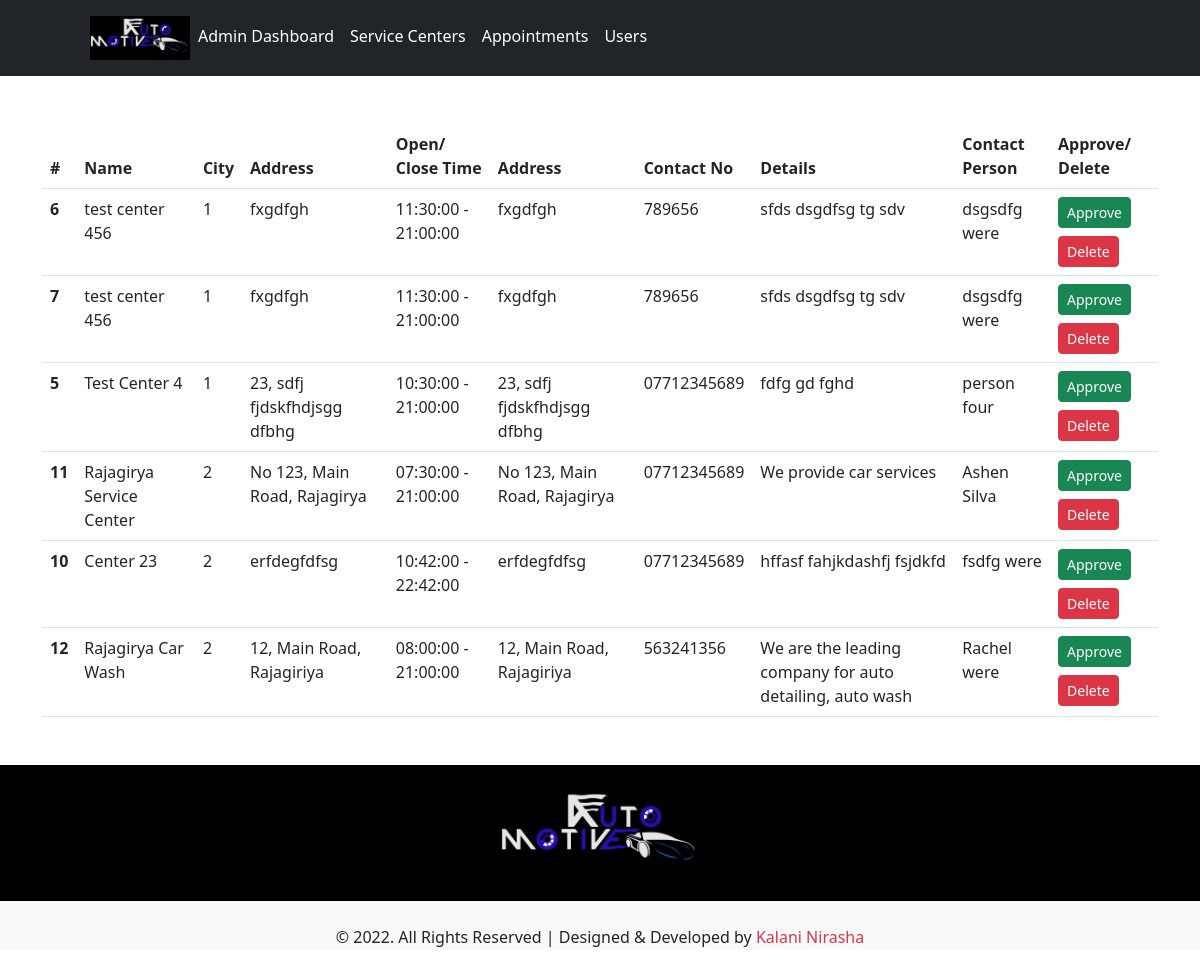
The app's page /admin-service-centers.php with its own data.
### tables this page shows
CREATE TABLE IF NOT EXISTS `service_centers` (
  `id` int(11) NOT NULL AUTO_INCREMENT,
  `name` varchar(100) NOT NULL,
  `first_name` varchar(50) NOT NULL,
  `last_name` varchar(50) NOT NULL,
  `address` varchar(100) NOT NULL,
  `coordinates_id` int(11) NOT NULL,
  `contact_no` varchar(20) NOT NULL,
  `details` text NOT NULL,
  `city_id` int(11) NOT NULL,
  `user_id` int(11) NOT NULL,
  `open_time` time NOT NULL,
  `close_time` time NOT NULL,
  PRIMARY KEY (`id`)
);

### admin-service-centers.php (the view, shortened to what this page needs)
<?php
include_once 'include\db.php';
?>
<!doctype html>
<html lang="en">
<head>
    <link rel="stylesheet" href="css/style.css">
    <link href="https://cdn.jsdelivr.net/npm/bootstrap@5.2.2/dist/css/bootstrap.min.css" rel="stylesheet">
    <link rel="stylesheet" href="https://unpkg.com/leaflet@1.9.2/dist/leaflet.css" />
    <link rel="stylesheet" href="dist/css/font-awesome-4.7.0/css/font-awesome.min.css">
</head>
<header class="p-3 text-bg-dark">
    <div class="container">
        <div class="d-flex flex-wrap align-items-center justify-content-center justify-content-lg-start">
            <a href="" class="d-flex align-items-center mb-2 mb-lg-0 text-white text-decoration-none">
                <svg class="bi me-2" width="40" height="32" role="img" aria-label="Bootstrap">
                    <use xlink:href="#bootstrap"></use>
                </svg>
            </a>
            <ul class="nav col-12 col-lg-auto me-lg-auto mb-2 justify-content-center mb-md-0">
                <img src="images/logo1.png" width="100" alt="logo1">
                <li><a href="admin-dashboard.php" class="nav-link px-2 text-white">Admin Dashboard</a></li>
                <li><a href="admin-service-centers.php" class="nav-link px-2 text-white">Service Centers</a></li>
                <li><a href="admin-appointments.php" class="nav-link px-2 text-white">Appointments</a></li>
                <li><a href="admin-users.php" class="nav-link px-2 text-white">Users</a></li>
            </ul>
</header>
<div class="container my-5" style="min-height: 400px">
    <table class="table">
        <thead>
            <tr>
                <th scope="col">#</th>
                <th scope="col">Name</th>
                <th scope="col">City</th>
                <th scope="col">Address</th>
                <th scope="col">Open/ Close Time</th>
                <th scope="col">Address</th>
                <th scope="col">Contact No</th>
                <th scope="col">Details</th>
                <th scope="col">Contact Person</th>
                <th scope="col">Approve/ Delete</th>
            </tr>
        </thead>
        <tbody>
            <?php
            $sql = "SELECT * FROM service_centers";
            $result = mysqli_query($dbcon, $sql);
            if (mysqli_num_rows($result) > 0) {
                while ($row = mysqli_fetch_assoc($result)) {
            ?>
                    <tr>
                        <th scope="row"><?php echo $row['id']; ?></th>
                        <td><?php echo $row['name']; ?></td>
                        <td><?php echo $row['city_id']; ?></td>
                        <td><?php echo $row['address']; ?></td>
                        <td><?php echo $row['open_time'].' - '.$row['close_time'] ?></td>
                        <td><?php echo $row['address']; ?></td>
                        <td><?php echo $row['contact_no']; ?></td>
                        <td><?php echo $row['details']; ?></td>
                        <td><?php echo $row['first_name'].' '.$row['last_name']; ?></td>
                        <td>
                            <button type="button" class="btn btn-success btn-sm">Approve</button>
                            <button type="button" class="btn btn-danger btn-sm mt-2">Delete</button>
                        </td>
                    </tr>
            <?php }
            } ?>
        </tbody>
    </table>
</div>
<footer class="align-self-center">
    <div class="container-fluid bg-black py-4">
        <img src="images/logo1.png" class="rounded mx-auto d-block" width="200" alt="logo1">
    </div>
    <div class="footer text-center">
        <p class="bg-light pt-4">
            © 2022. All Rights Reserved | Designed & Developed by <span class="text-danger font-weight-light">Kalani Nirasha</span>
        </p>
    </div>
</footer>
</body>
</html>

### records on screen
service_centers: id "6", name "test center 456", city "1", address "fxgdfgh", open_time "11:30:00", close_time "21:00:00", contact_no "789656", details "sfds dsgdfsg tg sdv", first_name "dsgsdfg", last_name "were"
service_centers: id "7", name "test center 456", city "1", address "fxgdfgh", open_time "11:30:00", close_time "21:00:00", contact_no "789656", details "sfds dsgdfsg tg sdv", first_name "dsgsdfg", last_name "were"
service_centers: id "5", name "Test Center 4", city "1", address "23, sdfj fjdskfhdjsgg dfbhg", open_time "10:30:00", close_time "21:00:00", contact_no "07712345689", details "fdfg gd fghd", first_name "person", last_name "four"
service_centers: id "11", name "Rajagirya Service Center", city "2", address "No 123, Main Road, Rajagirya", open_time "07:30:00", close_time "21:00:00", contact_no "07712345689", details "We provide car services", first_name "Ashen", last_name "Silva"
service_centers: id "10", name "Center 23", city "2", address "erfdegfdfsg", open_time "10:42:00", close_time "22:42:00", contact_no "07712345689", details "hffasf fahjkdashfj fsjdkfd", first_name "fsdfg", last_name "were"
service_centers: id "12", name "Rajagirya Car Wash", city "2", address "12, Main Road, Rajagiriya", open_time "08:00:00", close_time "21:00:00", contact_no "563241356", details "We are the leading company for auto detailing, auto wash", first_name "Rachel", last_name "were"
